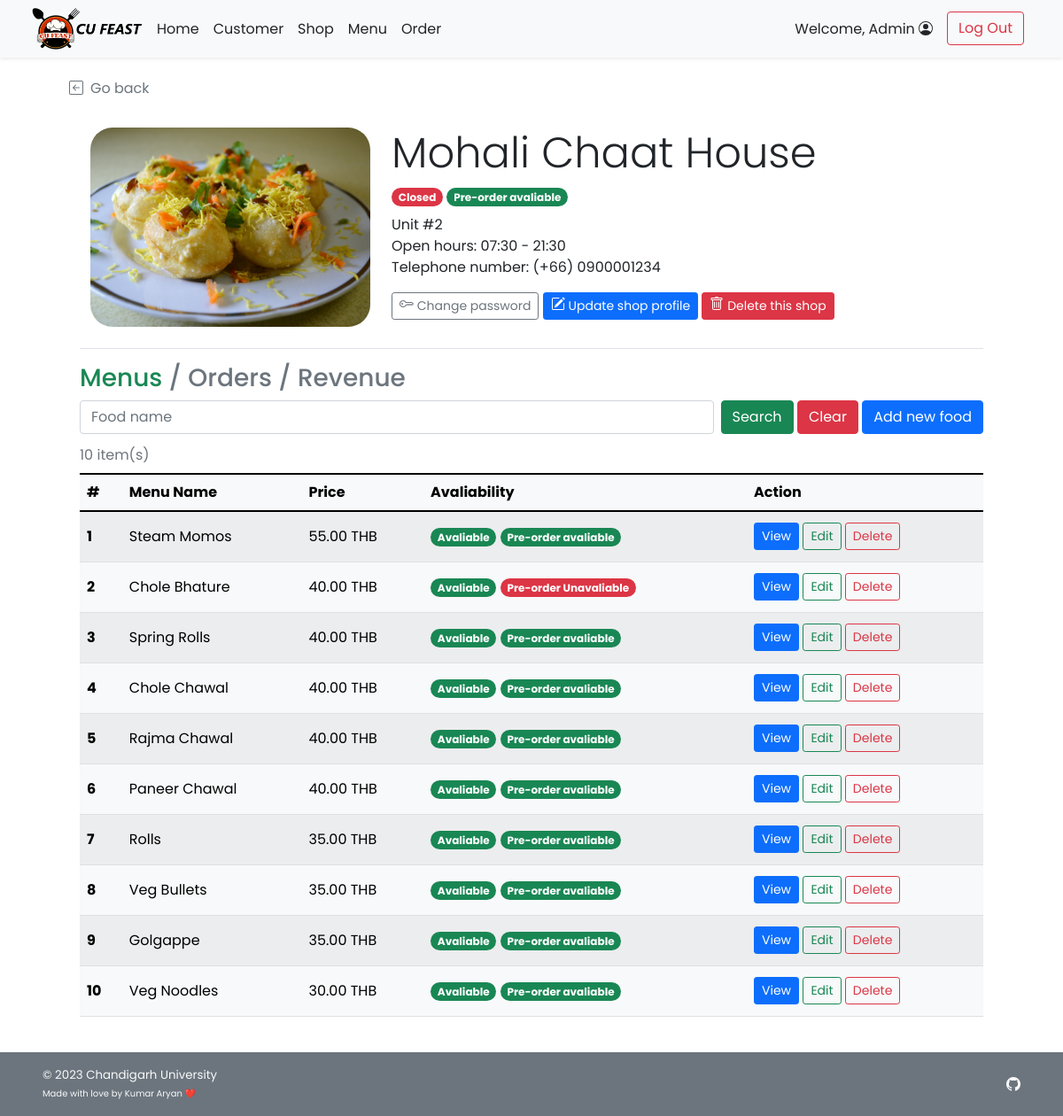
Page /admin/admin_shop_detail.php?s_id=1 (signed in) on the committed database.
### tables this page shows
CREATE TABLE `shop` (
  `s_id` int(11) NOT NULL,
  `s_username` varchar(45) NOT NULL,
  `s_pwd` varchar(45) NOT NULL,
  `s_name` varchar(100) NOT NULL,
  `s_location` varchar(100) NOT NULL,
  `s_openhour` time NOT NULL,
  `s_closehour` time NOT NULL,
  `s_status` tinyint(4) NOT NULL DEFAULT 1 COMMENT 'Shop ready for taking an order or not (True for open, False for close)',
  `s_preorderStatus` tinyint(4) NOT NULL DEFAULT 1 COMMENT 'Shop is ready for tomorrow pre-order or not',
  `s_email` varchar(100) NOT NULL,
  `s_phoneno` varchar(45) NOT NULL,
  `s_pic` text DEFAULT NULL
);

CREATE TABLE `food` (
  `f_id` int(11) NOT NULL,
  `s_id` int(11) NOT NULL,
  `f_name` varchar(100) NOT NULL,
  `f_price` decimal(6,2) NOT NULL,
  `f_todayavail` tinyint(4) NOT NULL DEFAULT 1 COMMENT 'Food is available to order or not',
  `f_preorderavail` tinyint(4) NOT NULL DEFAULT 1,
  `f_pic` text DEFAULT NULL
);

### admin/admin_shop_detail.php (the view, shortened to what this page needs)
<!DOCTYPE html>
<html lang="en">
<head>
    <?php
        include("../conn_db.php");
        include('../head.php');
    ?>
    <link href="../css/main.css" rel="stylesheet">
    <link href="../css/menu.css" rel="stylesheet">
</head>
<body class="d-flex flex-column h-100">
    <?php include('nav_header_admin.php')?>
    <?php
        $s_id = $_GET["s_id"];
        $query = "SELECT s_name,s_location,s_openhour,s_closehour,s_status,s_preorderstatus,s_phoneno,s_pic
        FROM shop WHERE s_id = {$s_id} LIMIT 0,1";
        $result = $mysqli -> query($query);
        $shop_row = $result -> fetch_array();
    ?>
    <div class="container px-5 py-4" id="shop-body">
        <a class="nav nav-item text-decoration-none text-muted mb-2" href="#" onclick="history.back();">
            <i class="bi bi-arrow-left-square me-2"></i>Go back
        </a>
        <div class="container row row-cols-6 row-cols-md-12 g-5 pt-4 mb-4" id="shop-header">
            <div class="rounded-25 col-6 col-md-4" id="shop-img" style="
                    background: url(
                        <?php
                            if(is_null($shop_row["s_pic"])){echo "'../img/default.png'";}
                            else{echo "'../img/{$shop_row['s_pic']}'";}
                        ?>
                    ) center; height: 225px;
                    background-size: cover; background-repeat: no-repeat;
                    background-position: center;">
            </div>
            <div class="col-6 col-md-8">
                <h1 class="display-5 strong"><?php echo $shop_row["s_name"];?></h1>
                <ul class="list-unstyled">
                    <li class="my-2">
                        <?php
                            $now = date('H:i:s');
                            if((($now < $shop_row["s_openhour"])||($now > $shop_row["s_closehour"]))||($shop_row["s_status"]==0)){
                        ?>
                        <span class="badge rounded-pill bg-danger">Closed</span>
                        <?php }else{ ?>
                        <span class="badge rounded-pill bg-success">Open</span>
                        <?php }
                            if($shop_row["s_preorderstatus"]==1){
                        ?>
                        <span class="badge rounded-pill bg-success">Pre-order avaliable</span>
                        <?php }else{ ?>
                        <span class="badge rounded-pill bg-danger">Pre-order Unavaliable</span>
                        <?php } ?>
                    </li>
                    <li class=""><?php echo $shop_row["s_location"];?></li>
                    <li class="">Open hours:
                        <?php
                            $open = explode(":",$shop_row["s_openhour"]);
                            $close = explode(":",$shop_row["s_closehour"]);
                            echo $open[0].":".$open[1]." - ".$close[0].":".$close[1];
                        ?>
                    </li>
                    <li class="">Telephone number: <?php echo "(+66) ".$shop_row["s_phoneno"];?></li>
                </ul>
                <a class="btn btn-sm btn-outline-secondary" href="admin_shop_pwd.php?s_id=<?php echo $s_id?>">
            Change password
        </a>
        <a class="btn btn-sm btn-primary mt-2 mt-md-0" href="admin_shop_edit.php?s_id=<?php echo $s_id?>">
            Update shop profile
        </a>
        <a class="btn btn-sm btn-danger mt-2 mt-md-0" href="admin_shop_delete.php?s_id=<?php echo $s_id?>">
            Delete this shop
        </a>
            </div>
        </div>
        <div class="container">
        <h3 class="border-top pt-3 my-2">
            <a class="text-decoration-none link-success" href="admin_shop_detail.php?s_id=<?php echo $s_id?>">Menus</a>
            <span class="text-secondary">/</span>
            <a class="nav-item text-decoration-none link-secondary" href="admin_shop_order.php?s_id=<?php echo $s_id?>">Orders</a></span>
            <span class="text-secondary">/</span>
            <a class="nav-item text-decoration-none link-secondary" href="admin_shop_revenue.php?s_id=<?php echo $s_id?>">Revenue</a></span>
        </h3>
            <form class="form-floating mb-1 " method="GET" action="admin_shop_detail.php">
                <div class="row g-2">
                    <div class="col">
                        <input type="text" class="form-control" id="foodname" name="fdn" placeholder="Food name"
                            <?php if(isset($_GET["search"])){?>value="<?php echo $_GET["fdn"];?>" <?php } ?>>
                    </div>
                    <div class="col-auto">
                        <button type="submit" name="search" value="1" class="btn btn-success">Search</button>
                        <button type="reset" class="btn btn-danger"
                            onclick="javascript: window.location='admin_shop_detail.php?s_id=<?php echo $s_id?>'">Clear</button>
                        <a href="admin_food_add.php?s_id=<?php echo $s_id?>" class="btn btn-primary">Add new food</a>
                    </div>
                </div>
            </form>
        </div>
        <?php
            if(isset($_GET["search"])){
                $query = "SELECT * FROM food WHERE s_id = {$s_id} AND f_name LIKE '%{$_GET['fdn']}%' ORDER BY f_price DESC;";
            }else{
                $query = "SELECT * FROM food WHERE s_id = {$s_id} ORDER BY f_price DESC;";
            }
            $result = $mysqli -> query($query);
            $numrow = $result -> num_rows;
            if($numrow > 0){
        ?>
        <div class="container align-items-stretch">
            <div class="table-responsive">
            <table class="table rounded-5 table-light table-striped table-hover align-middle caption-top mb-3">
                <caption><?php echo $numrow;?> item(s) <?php if(isset($_GET["search"])){?><br /><a
                        Result</a><?php } ?></caption>
                <thead class="bg-light">
                    <tr>
                        <th scope="col">#</th>
                        <th scope="col">Menu Name</th>
                        <th scope="col">Price</th>
                        <th scope="col">Avaliability</th>
                        <th scope="col">Action</th>
                    </tr>
                </thead>
                <tbody>
                    <?php $i=1; while($row = $result -> fetch_array()){ ?>
                    <tr>
                        <th><?php echo $i++;?></th>
                        <td><?php echo $row["f_name"];?></td>
                        <td><?php printf("%.2f THB",$row["f_price"]);?></td>
                        <td class="text-wrap">
                            <ul class="list-unstyled mb-3 mb-md-0">
                                <li class="my-2">
                                    <?php if($row["f_todayavail"]==1){ ?>
                                    <span class="badge rounded-pill bg-success">Avaliable</span>
                                    <?php }else{ ?>
                                    <span class="badge rounded-pill bg-danger">Unavaliable</span>
                                    <?php }
                                        if($row["f_preorderavail"]==1){?>
                                    <span class="badge rounded-pill bg-success">Pre-order avaliable</span>
                                    <?php }else{ ?>
                                    <span class="badge rounded-pill bg-danger">Pre-order Unavaliable</span>
                                    <?php }?>
                                </li>
                            </ul>
                        </td>
                        <td>
                            <a href="admin_food_detail.php?f_id=<?php echo $row["f_id"]?>"
                                class="btn btn-sm btn-primary">View</a>
                            <a href="admin_food_edit.php?f_id=<?php echo $row["f_id"]?>"
                                class="btn btn-sm btn-outline-success">Edit</a>
                            <a href="admin_food_delete.php?f_id=<?php echo $row["f_id"]?>"
                                class="btn btn-sm btn-outline-danger">Delete</a>
                        </td>
                    </tr>
                    <?php } ?>
                </tbody>
            </table>
        </div>
        </div>
        <?php } ?>
    </div>
    <footer
    class="footer d-flex flex-wrap justify-content-between align-items-center px-5 py-3 mt-auto bg-secondary text-light">
        <span class="smaller-font">&copy; 2023 Chandigarh University<br /><span class="xsmall-font">Made with love by Kumar Aryan ❤️</span></span>
        <ul class="nav justify-content-end list-unstyled d-flex">
            <li class="ms-3"><a class="text-light" target="_blank" href="https://github.com/kumararyan0530"><i
                        class="bi bi-github"></i></a></li>
        </ul>
    </footer>
</body>
</html>

### css/main.css (style rules this page uses)
html { height: 100%; }
body { height: 100%; padding-top: 4rem; margin-bottom: -50px; font-family: 'Poppins', 'Noto Sans Thai', sans-serif; }
a { cursor: pointer; }
.bi { vertical-align: -.125em; fill: currentColor; }
.smaller-font { font-size: smaller; }
.xsmall-font { font-size: x-small; }
.rounded-25 { border-radius: 25px; }

### css/menu.css (style rules this page uses)
html, body { height: 100%; }

### rows in the picture
shop: s_pic (picture), s_name "Mohali Chaat House", s_location "Unit #2", s_openhour "07", s_openhour "30", s_closehour "21", s_closehour "30", s_phoneno "0900001234"
food: f_name "Steam Momos", f_price "55.00", f_todayavail "Avaliable", f_preorderavail "Pre-order avaliable"
food: f_name "Chole Bhature", f_price "40.00", f_todayavail "Avaliable", f_preorderavail "Pre-order Unavaliable"
food: f_name "Spring Rolls", f_price "40.00", f_todayavail "Avaliable", f_preorderavail "Pre-order avaliable"
food: f_name "Chole Chawal", f_price "40.00", f_todayavail "Avaliable", f_preorderavail "Pre-order avaliable"
food: f_name "Rajma Chawal", f_price "40.00", f_todayavail "Avaliable", f_preorderavail "Pre-order avaliable"
food: f_name "Paneer Chawal", f_price "40.00", f_todayavail "Avaliable", f_preorderavail "Pre-order avaliable"
food: f_name "Rolls", f_price "35.00", f_todayavail "Avaliable", f_preorderavail "Pre-order avaliable"
food: f_name "Veg Bullets", f_price "35.00", f_todayavail "Avaliable", f_preorderavail "Pre-order avaliable"
food: f_name "Golgappe", f_price "35.00", f_todayavail "Avaliable", f_preorderavail "Pre-order avaliable"
food: f_name "Veg Noodles", f_price "30.00", f_todayavail "Avaliable", f_preorderavail "Pre-order avaliable"

### other values in the picture
$_SESSION['firstname'] "Admin"
$numrow "10"
